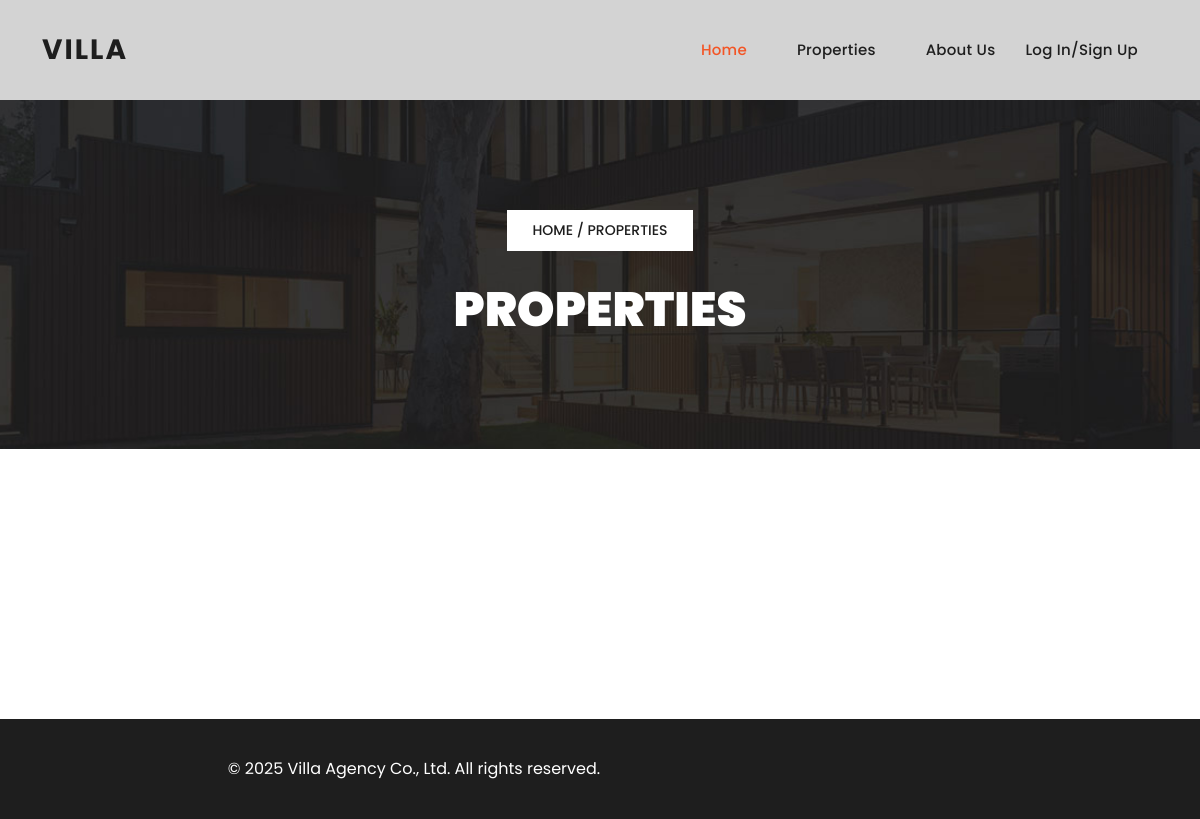
Page /all-properties/ on the earlier database version.
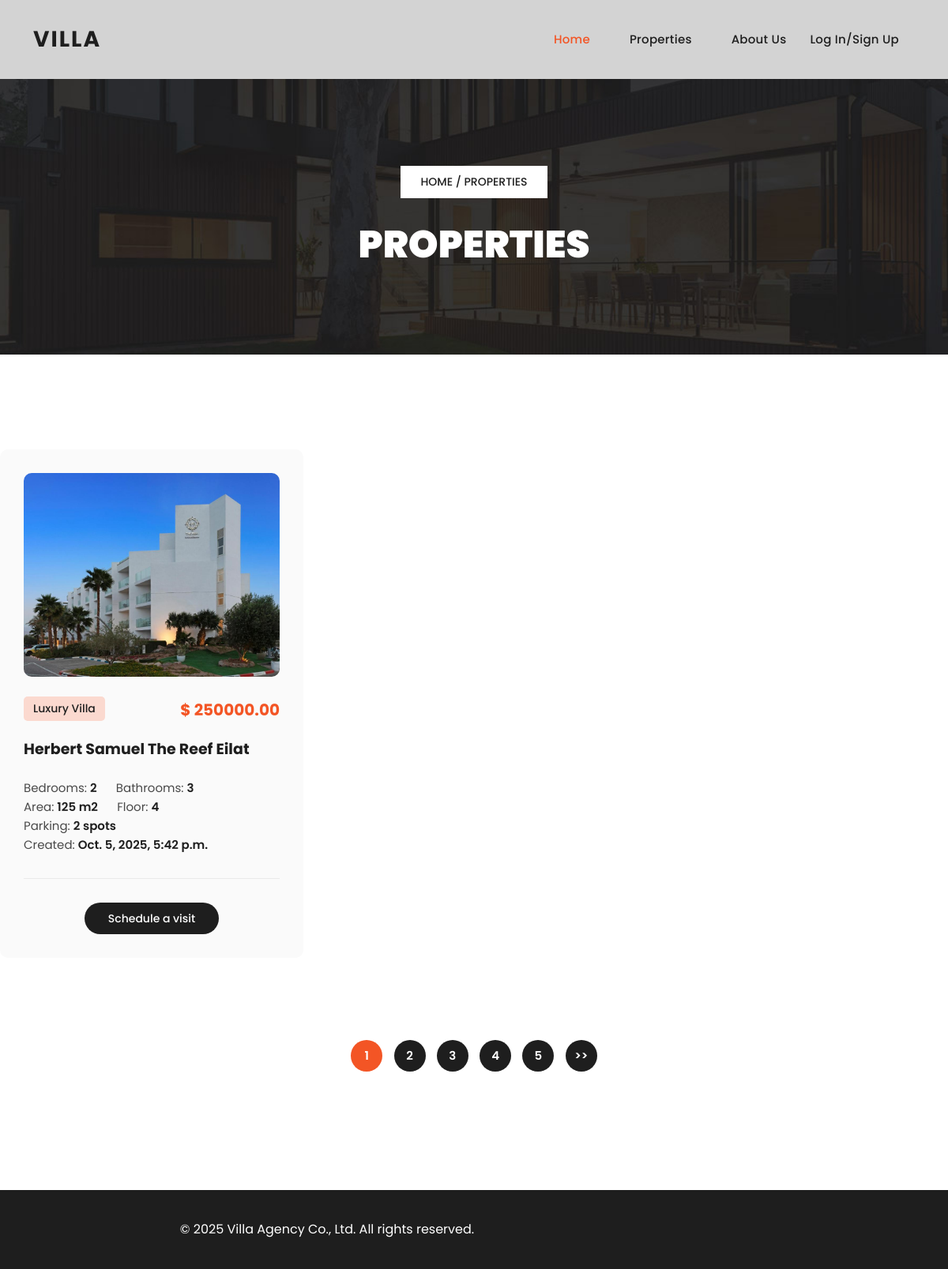
Same page on the later database version.
### properties/models.py (models this page shows, shortened)
class Property(models.Model):
    title = models.CharField(max_length=200)
    category = models.CharField(max_length=200)
    description = models.TextField(null=True, blank=True)
    price = models.DecimalField(max_digits=12, decimal_places=2)
    image = models.ImageField(null=True, blank=True, upload_to='properties/%Y/%m/%d/', default='default.jpg')
    bedrooms = models.PositiveIntegerField(null=True, blank=True)
    bathrooms = models.PositiveIntegerField(null=True, blank=True)
    area = models.CharField(max_length=50, null=True, blank=True)
    floor = models.PositiveIntegerField(null=True, blank=True)
    parking = models.PositiveIntegerField(null=True, blank=True)
    created = models.DateTimeField(auto_now_add=True)

### properties/views.py (the view)
# urls.py: path('all-properties/', views.all_properties, name='all_properties'),
def all_properties(request):
    pr = Property.objects.all()
    page = request.GET.get('page')
    results = 1
    paginator = Paginator(pr, results)
    try:
        pr = paginator.page(page)
    except PageNotAnInteger:
        page = 1
        pr = paginator.page(page)
    except EmptyPage:
        page = paginator.num_pages
        pr = paginator.page(page)
    left_index = int(page) - 4
    if left_index < 1:
        left_index = 1
    right_index = int(page) + 5
    if right_index > paginator.num_pages:
        right_index = paginator.num_pages + 1
    custom_range = range(left_index, right_index)
    context = {
        'properties': pr,
        "paginator": paginator,
        "custom_range": custom_range
    }
    return render(request, 'properties/all_properties.html', context)

### properties/templates/properties/all_properties.html (shortened to what this page needs)
{% extends 'properties/base.html'%}
{% block content %}
  <div class="page-heading header-text">
    <div class="container">
      <div class="row">
        <div class="col-lg-12">
          <span class="breadcrumb"><a href="{% url 'index' %}">Home</a> / Properties</span>
          <h3>Properties</h3>
        </div>
      </div>
    </div>
  </div>
  <div class="section properties">
    <div class="row">
      {% for property in properties %}
        <div class="col-lg-4 col-md-6 mb-4">
          <div class="item">
            <a href="{% url 'details_property' property.id %}">
              <img src="{{ property.image.url }}" alt="" class="img-fluid">
            </a>
            <span class="category">{{ property.category }}</span>
            <h6>$ {{ property.price }}</h6>
            <h4><a href="{% url 'details_property' property.id %}">{{ property.title }}</a></h4>
            <ul>
              <li>Bedrooms: <span>{{ property.bedrooms }}</span></li>
              <li>Bathrooms: <span>{{ property.bathrooms }}</span></li>
              <li>Area: <span>{{ property.area }} m2</span></li>
              <li>Floor: <span>{{ property.floor }}</span></li>
              <li>Parking: <span>{{ property.parking }} spots</span></li>
              <li>Created: <span>{{ property.created }}</span></li>
            </ul>
            <div class="main-button">
              <a href="{% url 'details_property' property.id %}">Schedule a visit</a>
            </div>
          </div>
        </div>
      {% endfor %}
    </div>
 {% if properties.has_other_pages %}
      <div class="row">
        <div class="col-lg-12">
          <ul class="pagination">
      {% for page in custom_range %}
              {% if page == properties.number %}
      <li><a href="?page={{ page }}" class="is_active">{{ page }}</a></li>
              {% else %}
      <li><a href="?page={{ page }}">{{ page }}</a></li>
              {% endif %}
      {% endfor %}
       {% if properties.has_next %}
          <li><a href="?page={{ properties.next_page_number }}">&gt&gt</a></li>
       {% endif %}
          </ul>
        </div>
      </div>
 {% endif %}
    </div>
{% endblock %}

### properties/templates/properties/base.html (shortened to what this page needs)
{% load static %}
<!DOCTYPE html>
<html lang="en">
<head>
    <link href="{% static 'bootstrap/css/bootstrap.min.css' %}" rel="stylesheet">
    <link rel="stylesheet" href="{% static 'css/fontawesome.css' %}">
    <link rel="stylesheet" href="{% static 'css/templatemo-villa-agency.css' %}">
    <link rel="stylesheet" href="{% static 'css/owl.css' %}">
    <link rel="stylesheet" href="{% static 'css/animate.css' %}">
    <link rel="stylesheet" href="https://unpkg.com/swiper@7/swiper-bundle.min.css"/>
</head>
<body>
{% include 'properties/navbar.html' %}
{% block content %}
{% endblock %}
</body>
<footer>
    <div class="container">
        <div class="col-lg-8">
            <p>© 2025 Villa Agency Co., Ltd. All rights reserved.
        </div>
    </div>
</footer>
</html>

### properties/templates/properties/navbar.html (shortened to what this page needs)
{% load static %}
<header class="header-area header-sticky">
    <div class="container">
        <div class="row">
            <div class="col-12">
                <nav class="main-nav">
                    <a href="{% url 'index' %}" class="logo">
                        <h1>Villa</h1>
                    </a>
                    <ul class="nav">
                      <li><a href="{% url 'index' %}" class="active">Home</a></li>
                      <li><a href="{% url 'all_properties' %}">Properties</a></li>
                      <li><a href="{% url 'about' %}">About us</a></li>
                        {% if request.user.is_authenticated %}
                      <li><a href="{% url 'logout' %}">Logout</a></li>
                      <li><a href="{% url 'add_review' %}">Add review</a></li>
                        {% else %}
                      <li><a href="{% url 'login' %}">Log In/Sign Up</a></li>
                        {% endif %}
                  </ul>
                </nav>
            </div>
        </div>
    </div>
  </header>

Differences in the rows shown:
added Property: image (picture), category "Luxury Villa", price "250000.00", title "Herbert Samuel The Reef Eilat", bedrooms "2", bathrooms "3", area "125", floor "4", parking "2", created "Oct. 5, 2025, 5:42 p.m."
Other differences:
new list line: "1"
new list line: "2"
new list line: "3"
new list line: "4"
new list line: "5"
